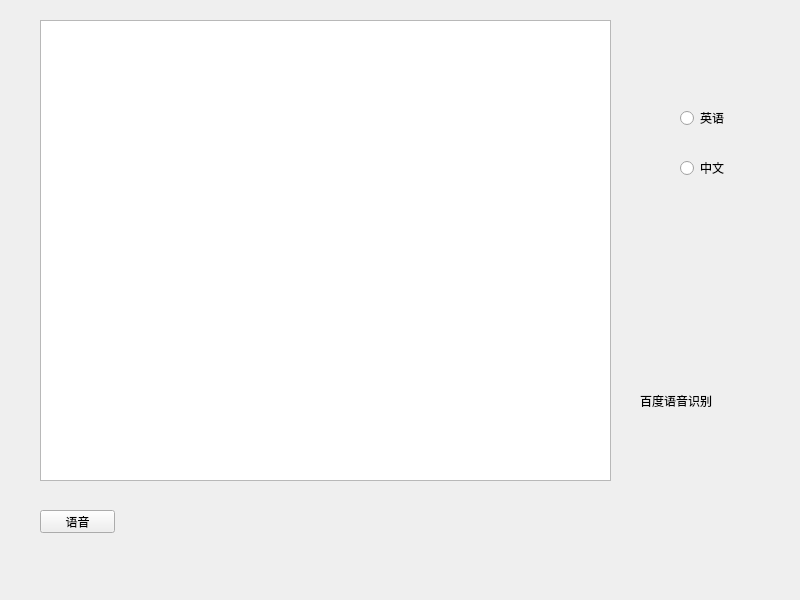
<?xml version="1.0" encoding="UTF-8"?>
<ui version="4.0">
 <class>MainWindow</class>
 <widget class="QMainWindow" name="MainWindow">
  <property name="geometry">
   <rect>
    <x>0</x>
    <y>0</y>
    <width>800</width>
    <height>600</height>
   </rect>
  </property>
  <property name="windowTitle">
   <string>MainWindow</string>
  </property>
  <widget class="QWidget" name="centralWidget">
   <widget class="QPushButton" name="pushButton">
    <property name="geometry">
     <rect>
      <x>40</x>
      <y>510</y>
      <width>75</width>
      <height>23</height>
     </rect>
    </property>
    <property name="text">
     <string>语音</string>
    </property>
   </widget>
   <widget class="QTextBrowser" name="textBrowser">
    <property name="geometry">
     <rect>
      <x>40</x>
      <y>20</y>
      <width>571</width>
      <height>461</height>
     </rect>
    </property>
   </widget>
   <widget class="QRadioButton" name="radioButton">
    <property name="geometry">
     <rect>
      <x>680</x>
      <y>110</y>
      <width>89</width>
      <height>16</height>
     </rect>
    </property>
    <property name="text">
     <string>英语</string>
    </property>
   </widget>
   <widget class="QRadioButton" name="radioButton_2">
    <property name="geometry">
     <rect>
      <x>680</x>
      <y>160</y>
      <width>89</width>
      <height>16</height>
     </rect>
    </property>
    <property name="text">
     <string>中文</string>
    </property>
   </widget>
   <widget class="QLabel" name="label">
    <property name="geometry">
     <rect>
      <x>640</x>
      <y>350</y>
      <width>101</width>
      <height>101</height>
     </rect>
    </property>
    <property name="text">
     <string>百度语音识别</string>
    </property>
   </widget>
  </widget>
 </widget>
 <resources/>
 <connections/>
</ui>
